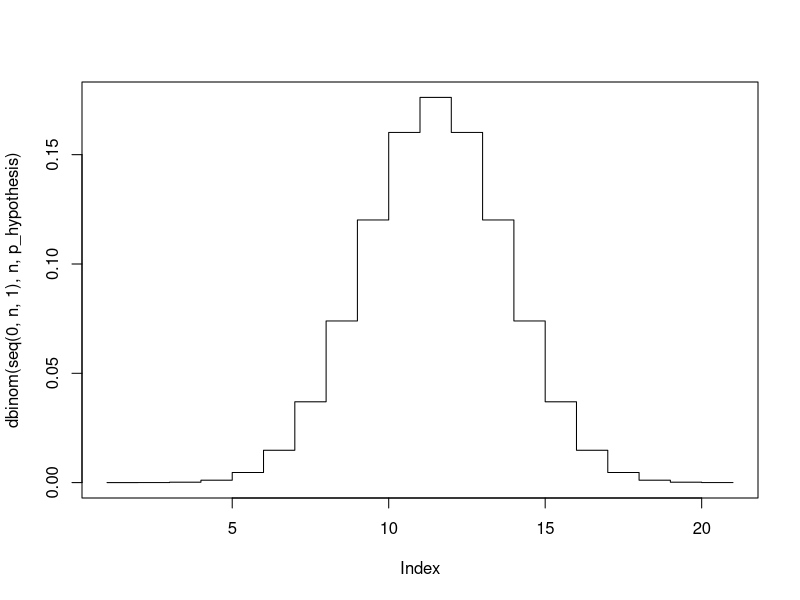

Reproduce this figure in R.
# Повечето -> p > 0.5
# Тъй като няма равенство, отива в алтернативата.
p_hypothesis = 0.5
n = 20
alpha = 0.025
x_observed = 14
# Binom разпределение с p_hypothesis = 0.5 и n = 20

### С p_value
# К.О. е вдясно
plot(dbinom(seq(0, n, 1), n, p_hypothesis), type="s")
pbinom(x_observed, n, p_hypothesis, lower.tail = FALSE)
# по-малко е от alpha -> отхвърляме хипотезата

### С критична област
x_cr = qbinom(alpha, n, p_hypothesis, lower.tail = FALSE)
# да, попада вътре -> отхвърляме

## beta беше да не отхвърлим H0, като H0 не е вярно.
## H0 не е вярно, вярно е p = 0.7 от условието
# P(да не отхвърлим H0| Binom(n, p=0.7))
pbinom(x_cr, n, 0.7)